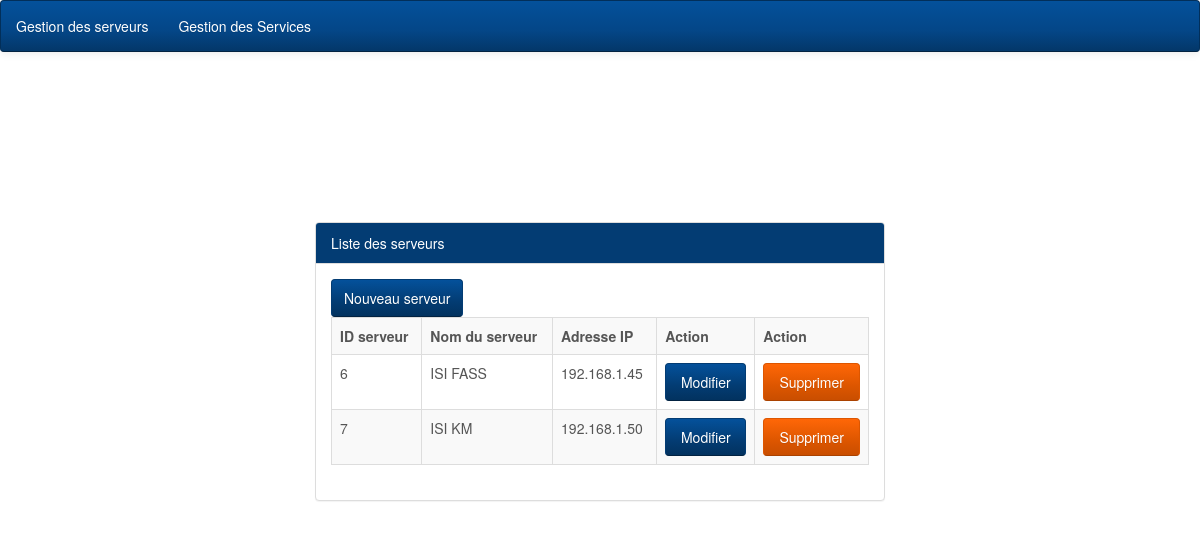
Page /Views/LServeur.php on the committed database.
### tables this page shows
CREATE TABLE IF NOT EXISTS `serveur` (
`idServ` int(11) NOT NULL,
  `nomServ` varchar(50) NOT NULL,
  `adripServ` varchar(20) NOT NULL
);

### Model/serveurdao.php (called while the page is built, shortened)
<?php
	function listserveur()
	{
		$sql = "SELECT * FROM serveur";
		$connect = getConnection();
		$result = mysqli_query($connect, $sql);
		return $result;
	}
?>

### Views/LServeur.php (the view, shortened to what this page needs)
<!DOCTYPE html>
<html>
<head>
	<link rel="stylesheet" type="text/css" href="style/bootstrap-cerulean.min.css">
	<link rel="stylesheet" type="text/css" href="style/style.css">
</head>
<body>
	<nav class="navbar navbar-inverse">
		<ul class="nav navbar-nav">
			<li><a href="LServeur.php">Gestion des serveurs</a></li>
			<li><a href="LServices.php">Gestion des Services</a></li>
		</ul>
	</nav>
	<div class="container col-md-6 col-md-offset-3 marge">
		<div class="panel panel-info">
			<div class="panel-heading">Liste des serveurs</div>
				<div class="panel-body">
					<a href="FAjoutServeur.php" class="btn btn-info">Nouveau serveur</a>
					<table class="table table-bordered table-striped">
						<tr>
							<th>ID serveur</th>
							<th>Nom du serveur</th>
							<th>Adresse IP</th>
							<th>Action</th>
							<th>Action</th>
						</tr>
						<?php
							require_once '../Model/serveurdao.php';
							$result = listserveur();
							while ($tab = mysqli_fetch_assoc($result))
							{
								echo "<tr>";
									echo "<td>$tab[idServ]</td>";
									echo "<td>$tab[nomServ]</td>";
									echo "<td>$tab[adripServ]</td>";
									echo "<td><a href='FModifServeur.php?idServ=$tab[idServ]' class='btn btn-info btn-block'>Modifier</a></td>";
									echo "<td><a href='../Controller/TSuppServeur.php?idServ=$tab[idServ]' class='btn btn-warning btn-block' onClick='return confirmation();'>Supprimer</a></td>";
								echo "</tr>";
							}
						?>
					</table>
				</div>
		</div>
	</div>
</body>
</html>

### Views/Style/style.css (style rules this page uses)
.marge { margin-top: 150px; }
body { background-image: url('../img/beaux.jpg'); background-size: 100%; }

### rows in the picture
serveur: idServ "6", nomServ "ISI FASS", adripServ "192.168.1.45"
serveur: idServ "7", nomServ "ISI KM", adripServ "192.168.1.50"
